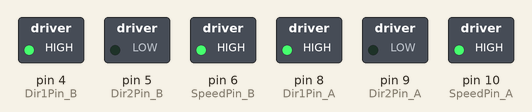
Recording of a sketch running on a simulated Arduino Nano, built with avr-gcc and run on an emulated ATmega328P. Parts: switched loads named in the sketch (green lamp = pin HIGH).

Above: at 0.2 s.
At 1.15 s:
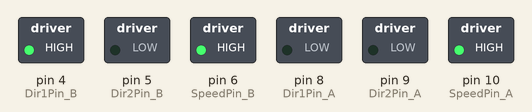
At 2.0 s:
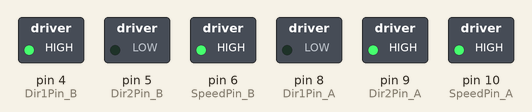
Timing chart, 0 to 3.0 s (numbered marks = the images above):
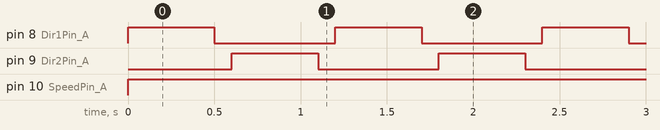

The sketch:

dancingGrass-nano.ino
```cpp
// 모터 A 핀 정의
int Dir1Pin_A = 8;      // 제어 신호 1번 핀 (IN1)
int Dir2Pin_A = 9;      // 제어 신호 2번 핀 (IN2)
int SpeedPin_A = 10;    // 모터 속도 제어를 위한 PWM 핀 (ENA)

// 모터 B 핀 정의
int Dir1Pin_B = 4;      // 제어 신호 1번 핀 (IN1)
int Dir2Pin_B = 5;      // 제어 신호 2번 핀 (IN2)
int SpeedPin_B = 6;     // 모터 속도 제어를 위한 PWM 핀 (ENA)

// 모터 A 상태를 나타내는 플래그
enum MotorState { FORWARD, STOP1, REVERSE, STOP2 };
MotorState motorState = FORWARD;

unsigned long previousMillis = 0;  // 이전 시간 저장
const unsigned long interval1 = 500;  // FORWARD, REVERSE 상태 지속 시간 (500ms)
const unsigned long interval2 = 100;  // STOP 상태 지속 시간 (100ms)

void setup() {
  // 모터 A 핀 모드 설정
  pinMode(Dir1Pin_A, OUTPUT);
  pinMode(Dir2Pin_A, OUTPUT);
  pinMode(SpeedPin_A, OUTPUT);

  // 모터 B 핀 모드 설정
  pinMode(Dir1Pin_B, OUTPUT);
  pinMode(Dir2Pin_B, OUTPUT);
  pinMode(SpeedPin_B, OUTPUT);

  // 모터 B 정방향 회전 초기화
  digitalWrite(Dir1Pin_B, HIGH);  // IN1 신호 ON
  digitalWrite(Dir2Pin_B, LOW);   // IN2 신호 OFF
  analogWrite(SpeedPin_B, 255);   // 속도 255
}

void loop() {
  unsigned long currentMillis = millis();

  // 모터 A 상태에 따른 동작 수행
  switch (motorState) {
    case FORWARD:
      // 모터 A 정방향 회전
      digitalWrite(Dir1Pin_A, HIGH);  // IN1 신호 ON
      digitalWrite(Dir2Pin_A, LOW);   // IN2 신호 OFF
      analogWrite(SpeedPin_A, 255);   // 속도 255

      // 일정 시간이 지나면 STOP1 상태로 전환
      if (currentMillis - previousMillis >= interval1) {
        previousMillis = currentMillis;
        motorState = STOP1;
      }
      break;

    case STOP1:
      // 모터 A 정지
      digitalWrite(Dir1Pin_A, LOW);
      digitalWrite(Dir2Pin_A, LOW);

      // 일정 시간이 지나면 REVERSE 상태로 전환
      if (currentMillis - previousMillis >= interval2) {
        previousMillis = currentMillis;
        motorState = REVERSE;
      }
      break;

    case REVERSE:
      // 모터 A 역방향 회전
      digitalWrite(Dir1Pin_A, LOW);   // IN1 신호 OFF
      digitalWrite(Dir2Pin_A, HIGH);  // IN2 신호 ON
      analogWrite(SpeedPin_A, 255);   // 속도 255

      // 일정 시간이 지나면 STOP2 상태로 전환
      if (currentMillis - previousMillis >= interval1) {
        previousMillis = currentMillis;
        motorState = STOP2;
      }
      break;

    case STOP2:
      // 모터 A 정지
      digitalWrite(Dir1Pin_A, LOW);
      digitalWrite(Dir2Pin_A, LOW);

      // 일정 시간이 지나면 FORWARD 상태로 전환
      if (currentMillis - previousMillis >= interval2) {
        previousMillis = currentMillis;
        motorState = FORWARD;
      }
      break;
  }

  // 모터 B는 멈춤 없이 계속 정방향 회전
  digitalWrite(Dir1Pin_B, HIGH);  // IN1 신호 ON
  digitalWrite(Dir2Pin_B, LOW);   // IN2 신호 OFF
  analogWrite(SpeedPin_B, 255);   // 속도 255
}
```

Measured:
- by itself, pin 8 (Dir1Pin_A), pin 9 (Dir2Pin_A): alternates HIGH for 0.50 s and LOW for 0.70 s
- by itself, pin 10 (SpeedPin_A): LOW → HIGH at 0.00 s
- by itself, everything shown: repeats every 1.2 s, in 4 steps
